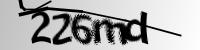
#> input picture img/226md.png, 200 x 50 px, found by its file name
$ python local_ocr_demo.py
#> lines starting #> are read from the running program, lines starting #| are printed output that depends on the picture; after the words box and inside, x2 and y2 are one past the last pixel; in counts of white or black regions, pixels touching at a corner belong together
import asyncio
from typing import Tuple, Optional
import pytesseract
from PIL import Image, ImageFilter, ImageOps

class ThreeAntiCaptchaImageSolver:
    def __init__(self, tesseract_cmd: str = "tesseract", psm: int = 8):
        # 设置 Tesseract OCR 可执行文件的路径
        pytesseract.pytesseract.tesseract_cmd = tesseract_cmd
        self.psm = psm  # OCR 识别模式

    def preprocess_image(self, image_path: str) -> Image.Image:
        """
        对图像进行预处理：灰度化、二值化、锐化等
        """
#> called with image_path = 'img/226md.png'
        image = Image.open(image_path)
#> image is the input picture: PIL image 200x50 RGBA; mean R, G, B, A 176.4, 176.4, 176.4, 255
        image = ImageOps.grayscale(image)  # 转为灰度图像
#> image: PIL image 200x50 L
        image = image.filter(ImageFilter.MedianFilter())  # 去噪
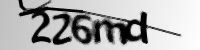
#> image: PIL image 200x50 L; min 0, max 254, mean 176.6
        image = ImageOps.autocontrast(image)  # 自动对比度调整
        threshold = 128  # 二值化阈值
        image = image.point(lambda p: p > threshold and 255)  # 二值化
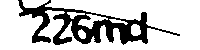
#> image: PIL image 200x50 L; 76.9% white; 1 black region, box (x1, y1, x2, y2) and area: (18, 0, 180, 45) 2310
        return image

    async def solve(self, image_path: str, custom_config: Optional[str] = None) -> Tuple[str, bool]:
        """
        使用 OCR 识别验证码文本
        """
        try:
            # 预处理图像
            image = self.preprocess_image(image_path)

            # 使用 pytesseract 识别验证码文本
            config = custom_config if custom_config else f"--psm {self.psm}"
            captcha_text = pytesseract.image_to_string(image, config=config)

            # 去除空白符并检查长度是否符合预期
            captcha_text = captcha_text.strip()
            if captcha_text:
                return captcha_text, True
            else:
                return "Recognition failed - No text detected", False

        except Exception as err:
            return f"An unexpected error occurred: {err}", False

    async def report_bad(self, reason: str = "Low accuracy") -> Tuple[str, bool]:
        """
        模拟报告错误验证码，记录日志
        """
        # 可以将错误原因记录在日志中，方便后续分析
        with open("error_log.txt", "a") as log_file:
            log_file.write(f"Bad captcha reported: {reason}\n")
        return "Logged error report", True


async def main():
    image_path = "img/226md.png"
    solver = ThreeAntiCaptchaImageSolver(psm=8)
    result, success = await solver.solve(image_path)
    print(f"Result: {result}, Success: {success}")

    # 示例：在验证码识别错误的情况下报告
    if not success:
        await solver.report_bad("Recognition did not meet expected accuracy")


if __name__ == "__main__":
    asyncio.run(main())
#> (the call stopped at `async def main(): image_path = "img/226md.png" solver = ThreeAntiCaptc..`: pytesseract is not available in this run)
